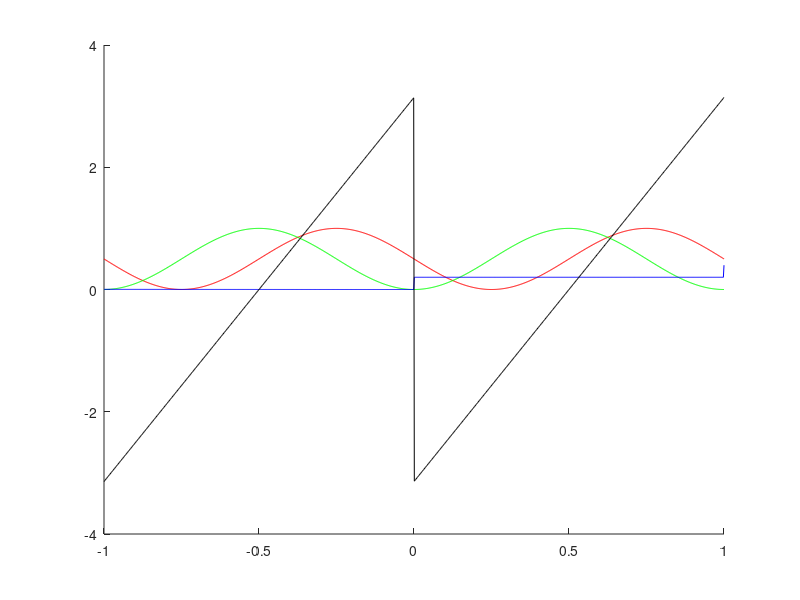

Source code (MATLAB): (Note: this script raises an error after producing the figure.)

x = linspace(-1.0, 1.0, 1000);

stepHeight = .2;
P = 180;
T = P/4.5;

r = (1.0 - sin(pi * 2.0 * x)) * .5;
g = (1.0 - cos(pi * 2.0 * x)) * .5;
%b = floor(x * 1) .* stepHeight + (stepHeight/2-(stepHeight-2)/2 .* cos(2*pi*x/T));
b = ((floor(x .* 1) .* cos(2*pi*x/T)) * stepHeight) + stepHeight;

phi = atan2(r-.5, g-.5);
absPhi = phi + (2*pi*b*(1/stepHeight));

clf;
hold on;
plot(x, r, 'r');
plot(x, g, 'g');
plot(x, b, 'b');
plot(x, phi, 'black');
%plot(x, absPhi, 'magenta');
hold off;


% ------------ Decode holoimage -------------------------------------------

I = imread('Holoimage.bmp', 'bmp');
%I = imread('Holoimage.png', 'png');
imshow(I);

I = double(I);

P = 64; % Pixels per period of the projector
%P = 256; % Pixels per period of the projector
theta = pi/6;
x = 1 : 512;
y = 1 : 512;

stair = (2 * pi * floor(I(:,:,3) / 32));
imagesc(stair);

phaseA = atan2((I(:,:,1) - 255/2), (I(:,:,2) - 255/2)) + (2 * pi * floor(I(:,:,3) / 32));
%phaseA = atan2((I(:,:,1) - 255/2), (I(:,:,2) - 255/2)) + (2 * pi * floor(I(:,:,3) / 51));
imagesc(phaseA);

phaseR = x .* ((2*pi*cos(theta))/P);

z = zeros(512,512);

for row = 1 : 512
    z(row,:) = (phaseA(row,:) - phaseR) .* (P./(512*sin(theta)*2*pi)) * 255;
end

imagesc(z);
